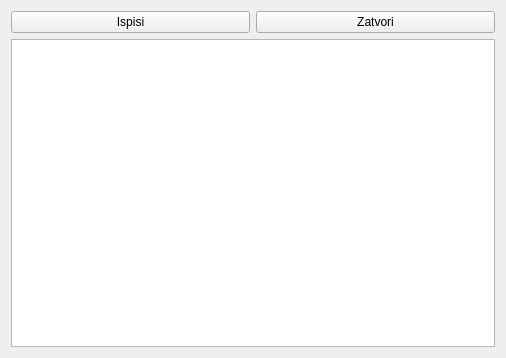
<?xml version="1.0" encoding="UTF-8"?>
<ui version="4.0">
 <class>ProvjeraObavezaQt</class>
 <widget class="QWidget" name="ProvjeraObavezaQt">
  <property name="geometry">
   <rect>
    <x>0</x>
    <y>0</y>
    <width>506</width>
    <height>358</height>
   </rect>
  </property>
  <property name="windowTitle">
   <string>Form</string>
  </property>
  <layout class="QHBoxLayout" name="horizontalLayout_2">
   <item>
    <layout class="QVBoxLayout" name="verticalLayout">
     <item>
      <layout class="QHBoxLayout" name="horizontalLayout">
       <item>
        <widget class="QPushButton" name="ispisi">
         <property name="text">
          <string>Ispisi</string>
         </property>
        </widget>
       </item>
       <item>
        <widget class="QPushButton" name="zatvori">
         <property name="text">
          <string>Zatvori</string>
         </property>
        </widget>
       </item>
      </layout>
     </item>
     <item>
      <widget class="QTextEdit" name="obavezeText"/>
     </item>
    </layout>
   </item>
  </layout>
 </widget>
 <resources/>
 <connections>
  <connection>
   <sender>ispisi</sender>
   <signal>clicked()</signal>
   <receiver>ProvjeraObavezaQt</receiver>
   <slot>ispisi()</slot>
   <hints>
    <hint type="sourcelabel">
     <x>98</x>
     <y>59</y>
    </hint>
    <hint type="destinationlabel">
     <x>11</x>
     <y>18</y>
    </hint>
   </hints>
  </connection>
  <connection>
   <sender>zatvori</sender>
   <signal>clicked()</signal>
   <receiver>ProvjeraObavezaQt</receiver>
   <slot>close()</slot>
   <hints>
    <hint type="sourcelabel">
     <x>362</x>
     <y>53</y>
    </hint>
    <hint type="destinationlabel">
     <x>485</x>
     <y>24</y>
    </hint>
   </hints>
  </connection>
 </connections>
 <slots>
  <slot>ispisi()</slot>
 </slots>
</ui>
